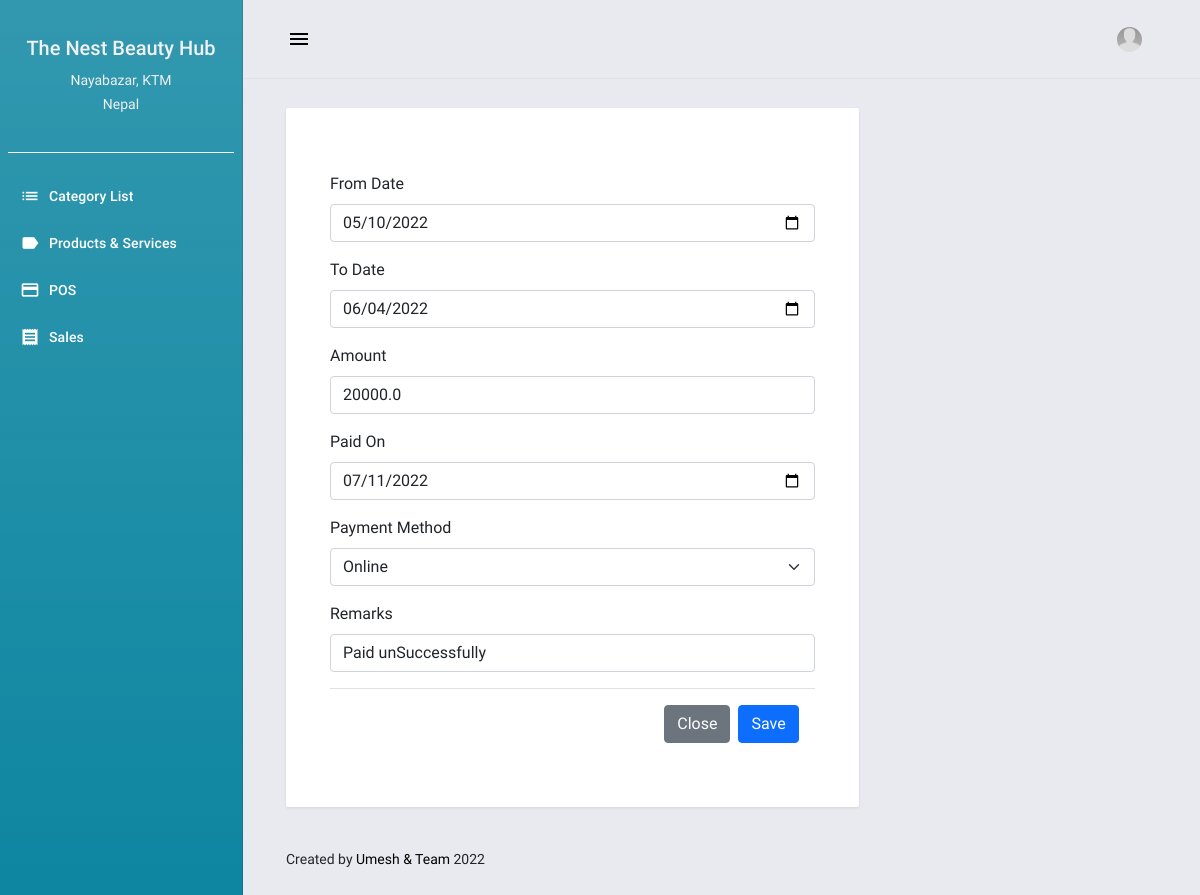
/edit_salary/12/1/Umesh Nepal, run on the app's committed database.
### posApp/models.py (models this page shows, shortened)
class Payroll(models.Model):
    Empid = models.ForeignKey(Employee, on_delete=models.DO_NOTHING, null=True)
    From_Date = models.DateField(blank=True,null= True)
    To_Date = models.DateField(blank=True,null= True)
    Paid_Date = models.DateField(blank=True,null= True)
    Amount = models.FloatField(null=True)
    Payment_Method = models.TextField(null=True)
    Remarks=models.TextField(null=True)

### posApp/views.py (the view)
# urls.py: path('edit_salary/<int:sal_id>/<int:emp_id>/<str:name>',views.edit_salary,name='edit_salary'),
def edit_salary(request,sal_id,emp_id,name):
    sal=Payroll.objects.get(pk=sal_id)
    context={
        'sal':sal,
        'emp_id':emp_id,
        'name':name
    }
    if request.method == 'POST':
        sal.From_Date=request.POST.get('fromDate')
        sal.To_Date=request.POST.get('toDate')
        sal.Amount=request.POST.get('amount')
        sal.Paid_Date=request.POST.get('paidDate')
        sal.Remarks=request.POST.get('remarks')
        sal.save()
        messages.success(request, "Updated Successfully!")
        return redirect('salary',emp_id,name)
    else:
        return render(request, 'posApp/editSalary.html',context)

### posApp/templates/posApp/editSalary.html (shortened to what this page needs)
{% extends "posApp/base.html" %}
{% block pageContent %}
<div class="mdc-layout-grid__cell stretch-card mdc-layout-grid__cell--span-8">
    <div class="mdc-card">
        <div class="modal-body">
            <form method="POST">
                <div class="mb-3 mt-3">
                  <label for="fromDate" class="form-label">From Date</label>
                  <input type="date" class="form-control" id="fromDate" placeholder="From Date" name="fromDate" value="{{sal.From_Date|date:'Y-m-d'}}" required>
                </div>
                <div class="mb-3">
                  <label for="toDate" class="form-label">To Date</label>
                  <input type="date" class="form-control" id="toDate" placeholder="To Date" name="toDate" value="{{sal.To_Date|date:'Y-m-d'}}" required>
                </div>
                <div class="mb-3">
                    <label for="amount" class="form-label">Amount</label>
                    <input type="number" class="form-control" id="amount" placeholder="Enter Amount" name="amount" value="{{sal.Amount}}" required>
                  </div>
                <div class="mb-3">
                    <label for="paidDate" class="form-label">Paid On</label>
                    <input type="date" class="form-control" id="role" placeholder="Salary Paid Date" name="paidDate" value="{{sal.Paid_Date|date:'Y-m-d'}}" required>
                </div>
                <div class="mb-3">
                    <label for="paymentMethod" class="form-label">Payment Method</label>
                    <select class="form-select" aria-label="Default select example" id="paymentMethod" required name="paymentMethod">
                        <option value="{{sal.Payment_Method}}" selected>{{sal.Payment_Method}}</option>
                      </select>
                  </div>
                 <div class="mb-3">
                    <label for="remarks" class="form-label">Remarks</label>
                    <input type="text" class="form-control" id="remarks" placeholder="Remarks" name="remarks" value="{{sal.Remarks}}" required>
                </div>
                <div class="modal-footer">
                    <a href="{% url 'salary' emp_id name %}"><button type="button"  class="btn btn-secondary" data-bs-dismiss="modal">Close</button></a>
                    <button type="submit" class="btn btn-primary">Save</button>
                  </div>
              </form>
        </div>
  </div>
  </div>
{% endblock pageContent %}

### static/posAPP/assets/default/css/style.css (style rules this page uses)
html, body { height: 100%; width: 100%; }

### data on the page
Payroll: fromDate "05/10/2022", toDate "06/04/2022", amount "20000.0", paidDate "07/11/2022", paymentMethod "Online", remarks "Paid unSuccessfully"
